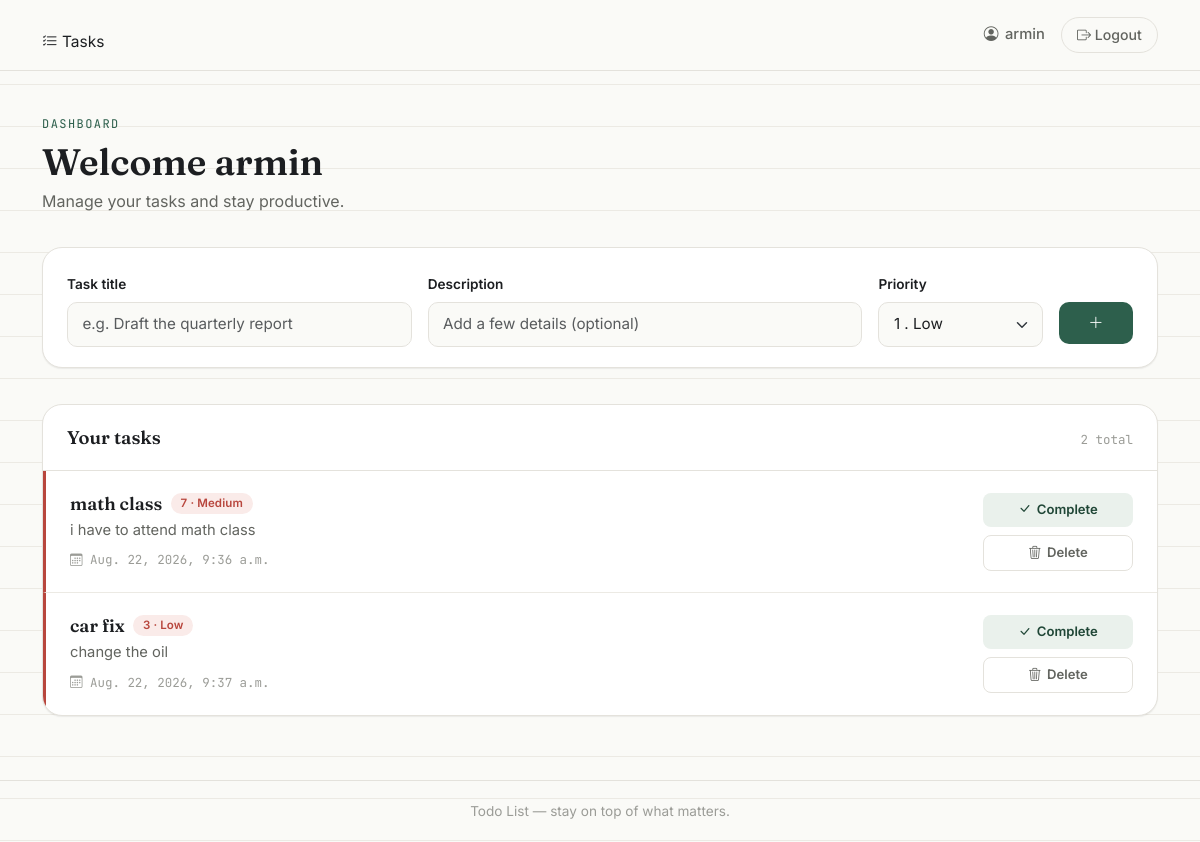
The page /todo/ (signed in) on the database its author committed.
### list/models.py (models this page shows, shortened)
class Task(models.Model):
    title = models.CharField(max_length=255)
    description = models.TextField(blank=True)
    priority = models.IntegerField(choices=[(1,'Low'),(2,'Low'),(3,'Low'),(4,'Medium'),(5,'Medium'),(6,'Medium'),(7,'Medium'),(8,'High'),(9,'High'),(10,'High')])
    is_completed = models.BooleanField(default=False )
    created_at = models.DateTimeField(auto_now_add=True)

### list/views.py (the view)
# urls.py: path('',TaskListView.as_view(),name='index'),
class TaskListView(ListView):
    model = Task
    template_name = 'index.html'
    context_object_name = 'tasks'
    def get_context_data(self, **kwargs):
        context = super().get_context_data(**kwargs)
        context['task_priorities'] = Task._meta.get_field(
            'priority'
        ).choices
        return context
    def get_queryset(self):
        return Task.objects.all().order_by('-priority')

### templates/index.html (shortened to what this page needs)
{% load static %}
<!DOCTYPE html>
<html lang="en">
<head>
    <link href="https://cdn.jsdelivr.net/npm/bootstrap@5.3.3/dist/css/bootstrap.min.css" rel="stylesheet">
    <link rel="stylesheet" href="https://cdn.jsdelivr.net/npm/bootstrap-icons@1.11.3/font/bootstrap-icons.css">
    <link rel="stylesheet" href="{% static 'css/style.css' %}">
</head>
<body>
<nav class="navbar navbar-expand-lg app-navbar sticky-top">
    <div class="container">
        <div class="collapse navbar-collapse" id="appNavbar">
            <ul class="navbar-nav me-auto mb-2 mb-lg-0">
                <li class="nav-item">
                    <a class="nav-link" href="{% url 'list:index' %}"></a>
                        <i class="bi bi-list-check"></i> Tasks
                </li>
            </ul>
            <ul class="navbar-nav align-items-lg-center">
                {% if user.is_authenticated %}
                <li class="nav-item me-lg-3">
                    <span class="nav-user">
                        <i class="bi bi-person-circle"></i> {{ user.username }}
                    </span>
                </li>
                {% else %}
                <li class="nav-item me-lg-3">
                    <a href="{% url 'accounts:login' %}" class="btn btn-logout">
                        <i class="bi bi-box-arrow-right"></i> Login
                    </a>
                </li>
                {% endif %}
                <li class="nav-item">
                    {% if user.is_authenticated %}
                        <form method="post" action="{% url 'accounts:logout' %}">
                            <button type="submit" class="btn btn-logout">
                                <i class="bi bi-box-arrow-right"></i>
                                Logout
                            </button>
                        </form>
                    {% endif %}
                </li>
            </ul>
        </div>
    </div>
</nav>
<main class="app-main">
    <div class="container">
        <header class="dash-header">
            <p class="dash-eyebrow">Dashboard</p>
            <h1 class="dash-title">Welcome {{ user.username }}</h1>
            <p class="dash-subtitle">Manage your tasks and stay productive.</p>
        </header>
        <section class="create-panel">
            <form class="create-form" method="post" action="{% url 'list:create' %}">
                <div class="row g-3 align-items-start">
                    <div class="col-12 col-md-4">
                        <label for="task-title" class="form-label">Task title</label>
                        <input type="text" class="form-control" id="task-title" name="title"
                               placeholder="e.g. Draft the quarterly report">
                    </div>
                    <div class="col-12 col-md-5">
                        <label for="task-description" class="form-label">Description</label>
                        <input type="text" class="form-control" id="task-description" name="description"
                               placeholder="Add a few details (optional)">
                    </div>
                    <div class="col-8 col-md-2">
                        <label for="task-priority" class="form-label">Priority</label>
                        <select name="priority" id="task-priority" class="form-select">
                            {% for value, label in task_priorities %}
                                <option value="{{ value }}">
                                    {{ value }} . {{ label }}
                                </option>
                            {% endfor %}
                        </select>
                    </div>
                    <div class="col-4 col-md-1 d-flex">
                        <button type="submit" class="btn btn-primary-pine create-submit w-100" aria-label="Add task">
                            <i class="bi bi-plus-lg"></i>
                        </button>
                    </div>
                </div>
            </form>
        </section>
        <section class="task-ledger">
            <div class="ledger-head">
                <span class="ledger-head-label">Your tasks</span>
                <span class="ledger-head-count">{{ tasks.count }} total</span>
            </div>
            {% for task in tasks %}
            <article class="task-row priority-stripe-high">
                <div class="task-body">
                    <div class="task-heading">
                        <h2 class="task-title {% if task.is_completed %}completed{% endif %}">{{ task.title }}</h2>
                        <span class="badge priority-badge priority-badge-high">{{ task.priority }} &middot; {{ task.get_priority_display }}</span>
                    </div>
                    <p class="task-description">{{ task.description }}</p>
                    <div class="task-meta"><span><i class="bi bi-calendar3"></i> {{ task.created_at }}</span></div>
                </div>
                <div class="task-actions">
                    <form method="post" action="{% url 'list:update' task.pk %}">
        <button type="submit" class="btn btn-toggle">
            <i class="bi bi-check-lg"></i>
            {% if task.is_completed %}
                Undo
            {% else %}
                Complete
            {% endif %}
        </button>
    </form>
                  <form method="post" action="{% url 'list:delete' task.pk %}">
    <button type="submit" class="btn btn-delete">
        <i class="bi bi-trash3"></i>
        Delete
    </button>
</form>
                </div>
            </article>
            {% empty %}
            <div class="empty-state">
                <div class="empty-state-icon"><i class="bi bi-clipboard-check"></i></div>
                <h3 class="empty-state-title">No tasks yet.</h3>
                <p class="empty-state-text">Create your first task above.</p>
            </div>
            {% endfor %}
        </section>
    </div>
</main>
<footer class="app-footer">
    <div class="container">
        <span>Todo List &mdash; stay on top of what matters.</span>
    </div>
</footer>
</body>
</html>

### rows shown on the page
Task: title "math class", priority "7", priority "Medium", description "i have to attend math class", created_at "Aug. 22, 2026, 9:36 a.m.", is_completed "Complete"
Task: title "car fix", priority "3", priority "Low", description "change the oil", created_at "Aug. 22, 2026, 9:37 a.m.", is_completed "Complete"

### other values the page prints
{{ user.username }} "armin"
{{ tasks.count }} "2"
form field priority "1 . Low"
